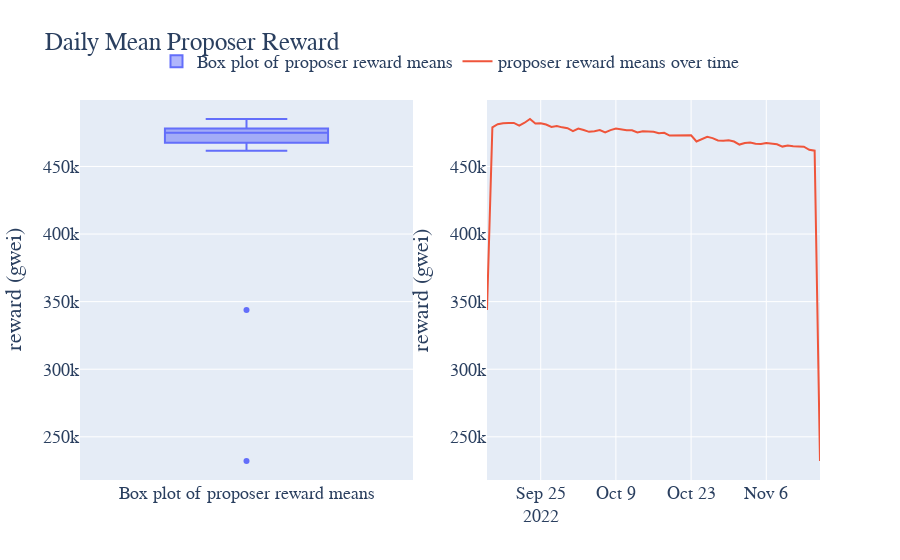

The code cell stored with this chart in its notebook:
### Code cell
import pandas as pd
import plotly.graph_objects as go
from plotly.subplots import make_subplots

# Sample data, replace with your actual data
df = reward.copy()

# Calculate the mean of Validator_index by Date
validator_means = df.groupby('Date')['proposer_sum'].mean().reset_index()

# Create a subplot layout: 2 rows and 1 column
fig = make_subplots(rows=1, cols=2, shared_xaxes=True, vertical_spacing=0.1)

# Add box plot to the top
fig.add_trace(go.Box(y=validator_means['proposer_sum'], name='Box plot of proposer reward means'), row=1, col=1)

# Add time series plot to the bottom
fig.add_trace(go.Scatter(x=validator_means['Date'], y=validator_means['proposer_sum'], mode='lines', name='proposer reward means over time'), row=1, col=2)

# Set the font to 'Courier New', title for the figure, and adjust legend position
fig.update_layout(
    font=dict(
        family="Courier New, monospace",
        size=18,
    ),
    title='Daily Mean Proposer Reward',
    legend=dict(
        x=0.5,
        y=1.15,
        orientation="h",
        xanchor="center"
    )
)

# Update the y-axis label
fig.update_yaxes(title_text="reward (gwei)")

fig.show()
